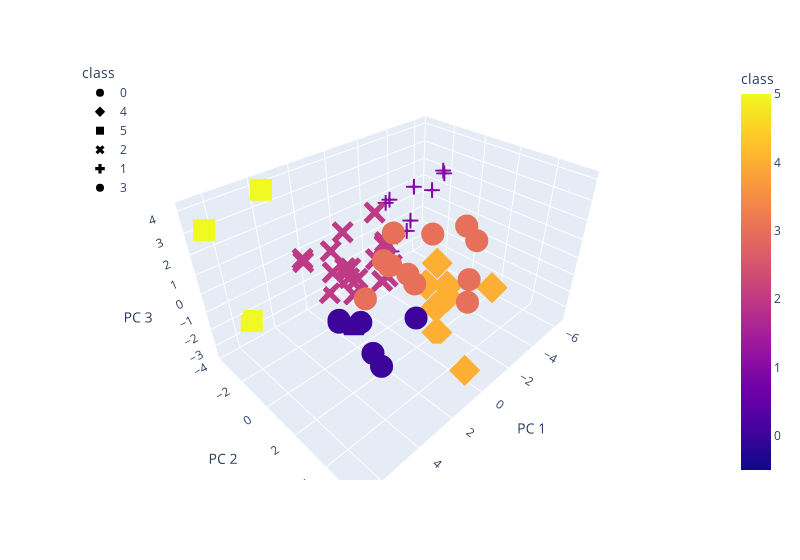

The code cell stored with this chart in its notebook:
### Code cell
fig = px.scatter_3d(
    clustered_df,
    x="PC 1",
    y="PC 2",
    z="PC 3",
    color="class",
    symbol="class",
    width=800,
    hover_name="name",
    hover_data=["games_missed"],
)
fig.update_layout(legend=dict(x=0, y=1))
fig.show()

### Figure 1 — Plotly figure (JSON) as saved in the notebook; plotly's stock layout.template omitted (floating-point values rounded to 4 significant figures)
{"data": [{"customdata": [[10], [11], [12], [10], [10], [15], [17]], "hovertemplate": "<b>%{hovertext}</b><br><br>class=%{marker.color}<br>PC 1=%{x}<br>PC 2=%{y}<br>PC 3=%{z}<br>games_missed=%{customdata[0]}<extra></extra>", "hovertext": ["Roman Josi", "Jonathan Huberdeau", "Travis Hamonic", "Marc Staal", "Daniel Briere", "Matt Calvert", "John Moore"], "legendgroup": "0", "marker": {"color": [0, 0, 0, 0, 0, 0, 0], "coloraxis": "coloraxis", "symbol": "circle"}, "mode": "markers", "name": "0", "scene": "scene", "showlegend": true, "type": "scatter3d", "x": [2.825, 2.422, 2.836, 2.285, 1.435, 2.094, 0.5201], "y": [-0.2202, -0.7569, 2.561, 1.401, -0.94, 0.427, 2.365], "z": [-1.828, -2.289, -2.597, -3.02, -3.572, -1.889, -1.409]}, {"customdata": [[24], [10], [10], [11], [21], [16], [15], [15]], "hovertemplate": "<b>%{hovertext}</b><br><br>class=%{marker.color}<br>PC 1=%{x}<br>PC 2=%{y}<br>PC 3=%{z}<br>games_missed=%{customdata[0]}<extra></extra>", "hovertext": ["Tomas Kopecky", "Tim Gleason", "Carl Gunnarsson", "Mark Barberio", "Ben Smith", "David Warsofsky", "Matt Hunwick", "Trevor Moore"], "legendgroup": "4", "marker": {"color": [4, 4, 4, 4, 4, 4, 4, 4], "coloraxis": "coloraxis", "symbol": "diamond"}, "mode": "markers", "name": "4", "scene": "scene", "showlegend": true, "type": "scatter3d", "x": [-1.701, 0.4348, -1.118, -2.678, -4.562, -4.422, -1.649, -1.511], "y": [1.632, 5.18, 2.266, 0.08855, 2.848, -0.6939, 2.324, 2.39], "z": [-2.514, -2.672, -3.379, -2.464, -2.191, -2.35, -1.46, -0.7032]}, {"customdata": [[12], [11], [24]], "hovertemplate": "<b>%{hovertext}</b><br><br>class=%{marker.color}<br>PC 1=%{x}<br>PC 2=%{y}<br>PC 3=%{z}<br>games_missed=%{customdata[0]}<extra></extra>", "hovertext": ["Alexander Semin", "T.J. Oshie", "David Perron"], "legendgroup": "5", "marker": {"color": [5, 5, 5], "coloraxis": "coloraxis", "symbol": "square"}, "mode": "markers", "name": "5", "scene": "scene", "showlegend": true, "type": "scatter3d", "x": [5.328, 6.66, 3.793], "y": [-3.596, -2.98, -3.441], "z": [-2.291, 3.439, 3.953]}, {"customdata": [[15], [18], [23], [18], [10], [11], [10], [12], [12], [14], [14], [15], [10], [16], [20], [27], [10], [11], [20]], "hovertemplate": "<b>%{hovertext}</b><br><br>class=%{marker.color}<br>PC 1=%{x}<br>PC 2=%{y}<br>PC 3=%{z}<br>games_missed=%{customdata[0]}<extra></extra>", "hovertext": ["Loui Eriksson", "Alec Martinez", "Mikhail Grabovski", "Clarke MacArthur", "Brandon Pirri", "Sam Gagner", "Mathieu Perreault", "Peter Holland", "Patrick Sharp", "Patrick Sharp", "Andrew Shaw", "Phillip Danault", "Ondrej Kase", "J.T. Compher", "Charlie McAvoy", "Jordan Staal", "Kyle Okposo", "Dylan Strome", "Ondrej Kase"], "legendgroup": "2", "marker": {"color": [2, 2, 2, 2, 2, 2, 2, 2, 2, 2, 2, 2, 2, 2, 2, 2, 2, 2, 2], "coloraxis": "coloraxis", "symbol": "x"}, "mode": "markers", "name": "2", "scene": "scene", "showlegend": true, "type": "scatter3d", "x": [0.6943, 0.1825, -0.4015, 1.632, 0.6982, -0.5333, 2.492, 1.003, -0.6063, -0.6445, 2.942, 0.9371, 2.665, 2.181, 2.066, 0.8233, -0.5657, -0.7186, -0.1826], "y": [-3.729, -0.1514, -2.679, -1.988, -1.822, -0.5353, -3.062, -1.835, -0.783, -0.7973, -0.1754, 0.3024, -2.768, 0.191, -0.2222, -2.052, -0.2488, -0.8642, -0.9314], "z": [-3.289, -0.8685, -2.365, 0.6182, -0.7261, -1.174, 0.08895, -0.5698, 0.4606, 0.4921, 0.9967, 0.9376, 0.1308, -0.383, 0.2261, 1.249, -0.3721, 0.5653, 2.315]}, {"customdata": [[12], [46], [42], [78], [13], [35], [18], [44], [34], [25]], "hovertemplate": "<b>%{hovertext}</b><br><br>class=%{marker.color}<br>PC 1=%{x}<br>PC 2=%{y}<br>PC 3=%{z}<br>games_missed=%{customdata[0]}<extra></extra>", "hovertext": ["Lubomir Visnovsky", "Lubomir Visnovsky", "Johan Franzen", "Clarke MacArthur", "Marcus Johansson", "Marcus Johansson", "Ondrej Kase", "Andrew Shaw", "Sonny Milano", "Teuvo Teravainen"], "legendgroup": "1", "marker": {"color": [1, 1, 1, 1, 1, 1, 1, 1, 1, 1], "coloraxis": "coloraxis", "symbol": "cross"}, "mode": "markers", "name": "1", "scene": "scene", "showlegend": true, "type": "scatter3d", "x": [-2.373, -3.023, -2.803, -6.389, -2.252, -2.672, -2.239, -2.788, -6.205, -3.891], "y": [-2.147, -2.39, -2.706, -2.256, -0.9338, -1.091, -2.39, 0.1303, -2.024, -2.043], "z": [-1.31, -0.775, 1.36, 1.949, 0.5054, 0.8516, 1.504, 2.887, 1.924, 1.931]}, {"customdata": [[12], [21], [14], [11], [13], [27], [14], [21], [22], [19], [20], [12]], "hovertemplate": "<b>%{hovertext}</b><br><br>class=%{marker.color}<br>PC 1=%{x}<br>PC 2=%{y}<br>PC 3=%{z}<br>games_missed=%{customdata[0]}<extra></extra>", "hovertext": ["Trevor Lewis", "Mark Borowiecki", "Sami Vatanen", "Alexander Edler", "Drake Caggiula", "Drake Caggiula", "Kris Russell", "Tyler Bozak", "Connor Murphy", "Christian Dvorak", "Jake Muzzin", "Scott Laughton"], "legendgroup": "3", "marker": {"color": [3, 3, 3, 3, 3, 3, 3, 3, 3, 3, 3, 3], "coloraxis": "coloraxis", "symbol": "circle"}, "mode": "markers", "name": "3", "scene": "scene", "showlegend": true, "type": "scatter3d", "x": [1.302, 0.8823, 0.2731, 1.898, 0.9238, -1.036, 0.01481, -2.627, 1.375, 0.3298, -0.05763, 3.705], "y": [1.487, 5.412, 1.589, 1.816, 1.204, 1.784, 4.668, 2.36, 5.606, 0.7757, 1.701, 2.744], "z": [1.353, 4.118, 0.4568, 2.053, 1.061, 2.006, 0.512, 1.984, 2.827, 2.213, -0.183, 1.675]}], "layout": {"coloraxis": {"colorbar": {"title": {"text": "class"}}, "colorscale": [[0, "#0d0887"], [0.1111, "#46039f"], [0.2222, "#7201a8"], [0.3333, "#9c179e"], [0.4444, "#bd3786"], [0.5556, "#d8576b"], [0.6667, "#ed7953"], [0.7778, "#fb9f3a"], [0.8889, "#fdca26"], [1, "#f0f921"]]}, "legend": {"title": {"text": "class"}, "tracegroupgap": 0, "x": 0, "y": 1}, "margin": {"t": 60}, "scene": {"domain": {"x": [0, 1], "y": [0, 1]}, "xaxis": {"title": {"text": "PC 1"}}, "yaxis": {"title": {"text": "PC 2"}}, "zaxis": {"title": {"text": "PC 3"}}}, "width": 800}}
